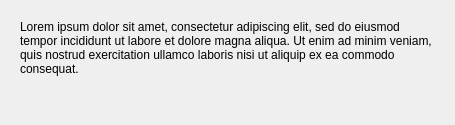
<?xml version="1.0" encoding="UTF-8"?>
<ui version="4.0">
 <class>StatusForm</class>
 <widget class="QWidget" name="StatusForm">
  <property name="geometry">
   <rect>
    <x>0</x>
    <y>0</y>
    <width>455</width>
    <height>125</height>
   </rect>
  </property>
  <property name="windowTitle">
   <string>Form</string>
  </property>
  <layout class="QVBoxLayout" name="verticalLayout">
   <item>
    <widget class="QStackedWidget" name="stackedWidget">
     <property name="currentIndex">
      <number>1</number>
     </property>
     <widget class="QWidget" name="progressPage">
      <layout class="QVBoxLayout" name="verticalLayout_2">
       <item>
        <widget class="QLabel" name="linkMessage">
         <property name="text">
          <string>blah
blah</string>
         </property>
         <property name="wordWrap">
          <bool>true</bool>
         </property>
        </widget>
       </item>
       <item>
        <widget class="QProgressBar" name="progressBar">
         <property name="minimum">
          <number>0</number>
         </property>
         <property name="maximum">
          <number>0</number>
         </property>
         <property name="value">
          <number>0</number>
         </property>
        </widget>
       </item>
      </layout>
     </widget>
     <widget class="QWidget" name="blurbPage">
      <layout class="QHBoxLayout" name="horizontalLayout_2">
       <item>
        <widget class="QLabel" name="blurbLabel">
         <property name="text">
          <string>Lorem ipsum dolor sit amet, consectetur adipiscing elit, sed do eiusmod tempor incididunt ut labore et dolore magna aliqua. Ut enim ad minim veniam, quis nostrud exercitation ullamco laboris nisi ut aliquip ex ea commodo consequat.</string>
         </property>
         <property name="alignment">
          <set>Qt::AlignLeading|Qt::AlignLeft|Qt::AlignTop</set>
         </property>
         <property name="wordWrap">
          <bool>true</bool>
         </property>
         <property name="textInteractionFlags">
          <set>Qt::LinksAccessibleByMouse|Qt::TextSelectableByMouse</set>
         </property>
        </widget>
       </item>
      </layout>
     </widget>
    </widget>
   </item>
  </layout>
 </widget>
 <resources/>
 <connections/>
</ui>
